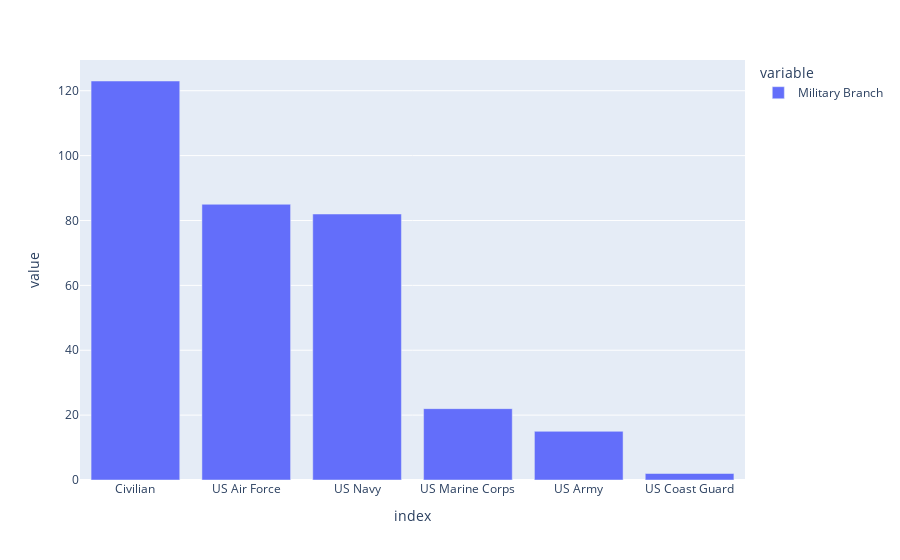

The notebook cell saved with this chart:
### Markdown cell above
### **Military vs. Civilian**

Let's see if having any military experience increases your odds of becoming an astronaut...

Plot the Military Branches/Civilian status using whichever chart(s) you like

### Code cell
# I used a bar chart here, but you could also use a pie chart
px.bar(astro['Military Branch'].value_counts())
# It looks like all the military branches combined outweight the civilians, with Air Force on top

### Figure 1 — Plotly figure (JSON) as saved in the notebook; plotly's stock layout.template omitted (floating-point values rounded to 4 significant figures)
{"data": [{"alignmentgroup": "True", "hovertemplate": "variable=Military Branch<br>index=%{x}<br>value=%{y}<extra></extra>", "legendgroup": "Military Branch", "marker": {"color": "#636efa"}, "name": "Military Branch", "offsetgroup": "Military Branch", "orientation": "v", "showlegend": true, "textposition": "auto", "type": "bar", "x": ["Civilian", "US Air Force", "US Navy", "US Marine Corps", "US Army", "US Coast Guard"], "xaxis": "x", "y": [123, 85, 82, 22, 15, 2], "yaxis": "y"}], "layout": {"barmode": "relative", "legend": {"title": {"text": "variable"}, "tracegroupgap": 0}, "margin": {"t": 60}, "xaxis": {"anchor": "y", "domain": [0, 1], "title": {"text": "index"}}, "yaxis": {"anchor": "x", "domain": [0, 1], "title": {"text": "value"}}}}
